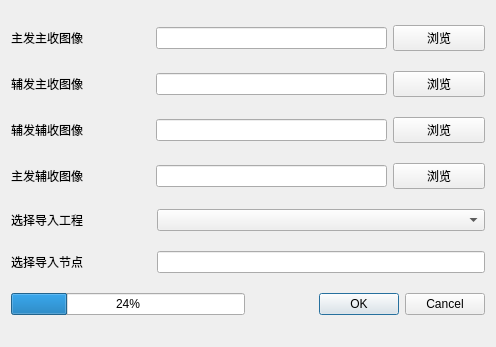
<?xml version="1.0" encoding="UTF-8"?>
<ui version="4.0">
 <class>import_PingPong</class>
 <widget class="QWidget" name="import_PingPong">
  <property name="geometry">
   <rect>
    <x>0</x>
    <y>0</y>
    <width>496</width>
    <height>347</height>
   </rect>
  </property>
  <property name="windowTitle">
   <string>导入单发双收数据</string>
  </property>
  <property name="windowIcon">
   <iconset resource="../QtWidgetsApplication3.qrc">
    <normaloff>:/QtWidgetsApplication3/bin/icon/InSARapp.ico</normaloff>:/QtWidgetsApplication3/bin/icon/InSARapp.ico</iconset>
  </property>
  <layout class="QVBoxLayout" name="verticalLayout">
   <item>
    <layout class="QHBoxLayout" name="horizontalLayout_4" stretch="3,5,2">
     <item>
      <widget class="QLabel" name="label">
       <property name="text">
        <string>主发主收图像</string>
       </property>
      </widget>
     </item>
     <item>
      <widget class="QLineEdit" name="lineEdit_master_master"/>
     </item>
     <item>
      <widget class="QPushButton" name="pushButton_master_master">
       <property name="text">
        <string>浏览</string>
       </property>
      </widget>
     </item>
    </layout>
   </item>
   <item>
    <layout class="QHBoxLayout" name="horizontalLayout_3" stretch="3,5,2">
     <item>
      <widget class="QLabel" name="label_2">
       <property name="text">
        <string>辅发主收图像</string>
       </property>
      </widget>
     </item>
     <item>
      <widget class="QLineEdit" name="lineEdit_slave_master"/>
     </item>
     <item>
      <widget class="QPushButton" name="pushButton_slave_master">
       <property name="text">
        <string>浏览</string>
       </property>
      </widget>
     </item>
    </layout>
   </item>
   <item>
    <layout class="QHBoxLayout" name="horizontalLayout_7" stretch="3,5,2">
     <item>
      <widget class="QLabel" name="label_5">
       <property name="text">
        <string>辅发辅收图像</string>
       </property>
      </widget>
     </item>
     <item>
      <widget class="QLineEdit" name="lineEdit_slave_slave"/>
     </item>
     <item>
      <widget class="QPushButton" name="pushButton_slave_slave">
       <property name="text">
        <string>浏览</string>
       </property>
      </widget>
     </item>
    </layout>
   </item>
   <item>
    <layout class="QHBoxLayout" name="horizontalLayout_6" stretch="3,5,2">
     <item>
      <widget class="QLabel" name="label_6">
       <property name="text">
        <string>主发辅收图像</string>
       </property>
      </widget>
     </item>
     <item>
      <widget class="QLineEdit" name="lineEdit_master_slave"/>
     </item>
     <item>
      <widget class="QPushButton" name="pushButton_master_slave">
       <property name="text">
        <string>浏览</string>
       </property>
      </widget>
     </item>
    </layout>
   </item>
   <item>
    <layout class="QHBoxLayout" name="horizontalLayout" stretch="3,7">
     <item>
      <widget class="QLabel" name="label_3">
       <property name="text">
        <string>选择导入工程</string>
       </property>
      </widget>
     </item>
     <item>
      <widget class="QComboBox" name="comboBox_dst_project"/>
     </item>
    </layout>
   </item>
   <item>
    <layout class="QHBoxLayout" name="horizontalLayout_2" stretch="3,7">
     <item>
      <widget class="QLabel" name="label_4">
       <property name="text">
        <string>选择导入节点</string>
       </property>
      </widget>
     </item>
     <item>
      <widget class="QLineEdit" name="lineEdit_dst_node"/>
     </item>
    </layout>
   </item>
   <item>
    <layout class="QHBoxLayout" name="horizontalLayout_5">
     <item>
      <widget class="QProgressBar" name="progressBar">
       <property name="value">
        <number>24</number>
       </property>
      </widget>
     </item>
     <item>
      <widget class="QDialogButtonBox" name="buttonBox">
       <property name="standardButtons">
        <set>QDialogButtonBox::Cancel|QDialogButtonBox::Ok</set>
       </property>
      </widget>
     </item>
    </layout>
   </item>
  </layout>
 </widget>
 <resources>
  <include location="../QtWidgetsApplication3.qrc"/>
 </resources>
 <connections/>
</ui>
